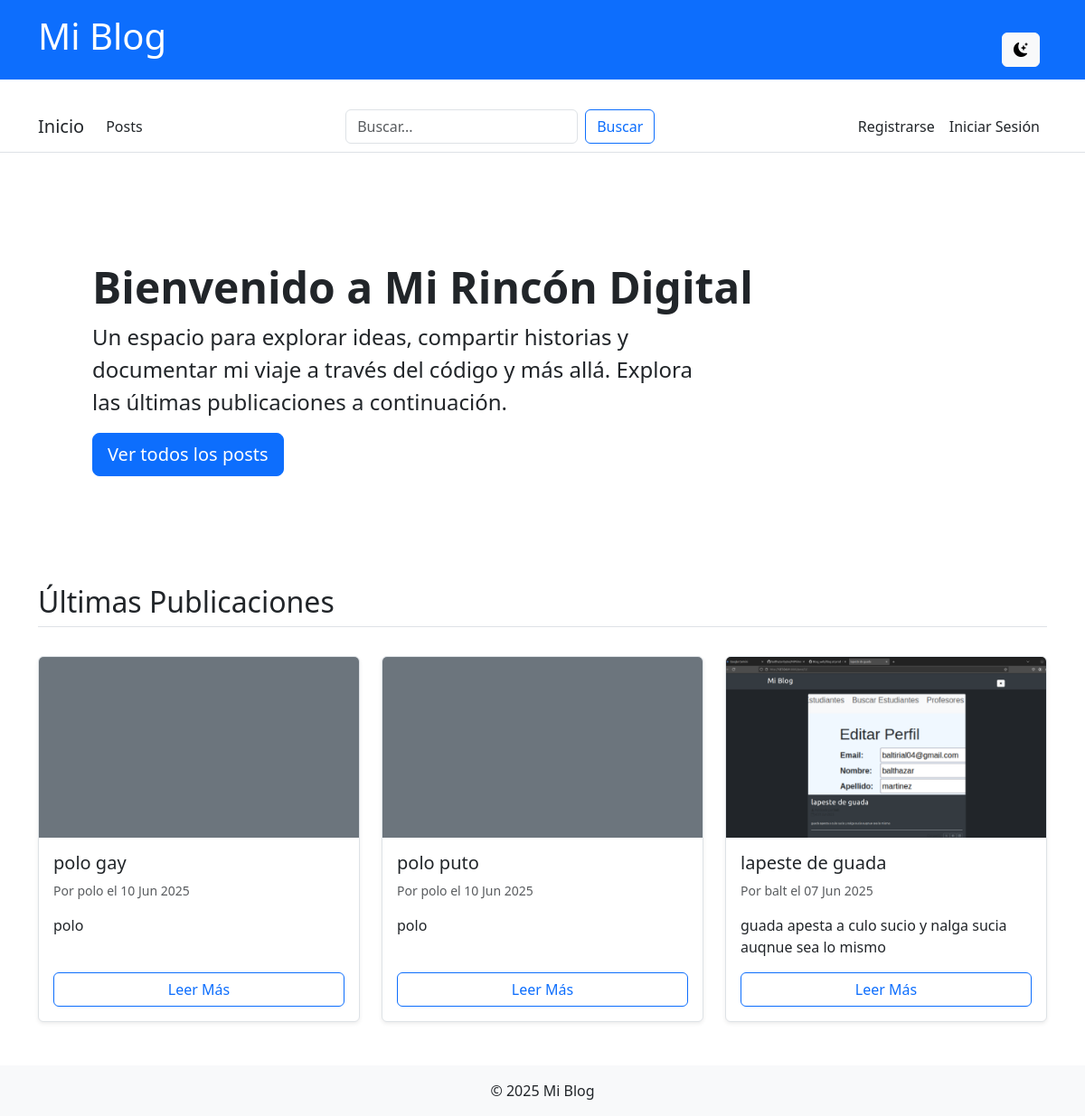
The page / on the database its author committed.
### post/models.py (models this page shows)
class Post(models.Model):
    titulo = models.CharField(max_length=200)
    contenido = models.TextField()
    fecha_publicacion = models.DateTimeField(auto_now_add=True)
    autor = models.CharField(max_length=100)
    imagen = models.ImageField(upload_to='posts/', blank=True, null=True)

### post/views.py (the view)
# urls.py: path('', inicio, name='inicio'),
def inicio(request):
    posts_recientes = Post.objects.order_by('-fecha_publicacion')[:3]
    context = {
        'posts': posts_recientes
    }
    return render(request, 'post/inicio.html', context)

### post/templates/post/inicio.html (shortened to what this page needs)
{% extends "post/base.html" %}
{% load static %}
{% block content %}
    <div class="p-5 mb-4 rounded-3 jumbotron-inicio">
        <div class="container-fluid py-5">
            <h1 class="display-5 fw-bold">Bienvenido a Mi Rincón Digital</h1>
            <p class="col-md-8 fs-4">Un espacio para explorar ideas, compartir historias y documentar mi viaje a través del código y más allá. Explora las últimas publicaciones a continuación.</p>
            <a href="{% url 'post_list' %}" class="btn btn-primary btn-lg" type="button">Ver todos los posts</a>
        </div>
    </div>
    <div class="row align-items-md-stretch section-divider">
        <div class="col-12">
            <h2 class="pb-2 border-bottom">Últimas Publicaciones</h2>
        </div>
    </div>
    <div class="row mt-4">
        {% for post in posts %}
            <div class="col-md-4 mb-4">
                <div class="card post-card h-100 shadow-sm">
                    {% if post.imagen %}
                        <img src="{{ post.imagen.url }}" class="card-img-top" alt="Imagen para {{ post.titulo }}">
                    {% else %}
                        <div class="card-img-top bg-secondary" style="height: 200px;"></div>
                    {% endif %}
                    <div class="card-body d-flex flex-column">
                        <h5 class="card-title">{{ post.titulo }}</h5>
                        <p class="card-text text-muted small">Por {{ post.autor }} el {{ post.fecha_publicacion|date:"d M Y" }}</p>
                        <p class="card-text">{{ post.contenido|truncatewords:20 }}</p>
                        <a href="{% url 'post_detail' post.pk %}" class="btn btn-outline-primary mt-auto">Leer Más</a>
                    </div>
                </div>
            </div>
        {% empty %}
            <div class="col-12">
                <p>Aún no hay publicaciones para mostrar. ¡Vuelve pronto!</p>
            </div>
        {% endfor %}
    </div>
{% endblock %}

### post/templates/post/base.html (shortened to what this page needs)
<!DOCTYPE html>
<html lang="es">
<head>
    <link href="https://cdn.jsdelivr.net/npm/bootstrap@5.3.3/dist/css/bootstrap.min.css" rel="stylesheet">
    <link rel="stylesheet" href="https://cdn.jsdelivr.net/npm/bootstrap-icons@1.11.3/font/bootstrap-icons.min.css">
</head>
<body>
    <header class="p-3 mb-4">
        <div class="container position-relative">
            <h1 class="text-white text-decoration-none"><a href="{% url 'inicio' %}" class="text-white text-decoration-none">Mi Blog</a></h1>
            <div id="theme-toggle-container">
                <button id="theme-toggle-btn" class="btn btn-light"><i class="bi bi-moon-stars-fill"></i></button>
            </div>
        </div>
    </header>
    <nav class="navbar navbar-expand-lg sticky-top mb-4">
        <div class="container">
            <a class="navbar-brand" href="{% url 'inicio' %}">Inicio</a>
            <div class="collapse navbar-collapse" id="navbarNav">
                <ul class="navbar-nav me-auto mb-2 mb-lg-0">
                    <li class="nav-item">
                        <a class="nav-link" href="{% url 'post_list' %}">Posts</a>
                    </li>
                </ul>
                <form class="d-flex" action="{% url 'buscarPost' %}" method="get" role="search">
                    <input class="form-control me-2" type="search" placeholder="Buscar..." aria-label="Buscar" name="q">
                    <button class="btn btn-outline-primary" type="submit">Buscar</button>
                </form>
                <ul class="navbar-nav ms-auto">
                    {% if user.is_authenticated %}
                        <li class="nav-item dropdown">
                            <a class="nav-link dropdown-toggle" href="#" id="navbarUserDropdown" role="button" data-bs-toggle="dropdown" aria-expanded="false">
                                <i class="bi bi-person-circle"></i> Hola, {{ user.username }}
                            </a>
                            <ul class="dropdown-menu dropdown-menu-end" aria-labelledby="navbarUserDropdown">
                                <li><a class="dropdown-item" href="#">Mi Perfil</a></li>
                                <li><hr class="dropdown-divider"></li>
                                <li>
                                    <form action="{% url 'logout' %}" method="post" class="d-inline">
                                        {% csrf_token %}
                                        <button type="submit" class="dropdown-item" style="border: none; background: none; cursor: pointer; text-align: left; width: 100%;">
                                            Cerrar Sesión
                                        </button>
                                    </form>
                                </li>
                                </ul>
                        </li>
                    {% else %}
                        <li class="nav-item">
                            <a class="nav-link" href="#">Registrarse</a>
                        </li>
                        <li class="nav-item">
                             <a class="nav-link" href="{% url 'login'%}">Iniciar Sesión</a>
                        </li>
                    {% endif %}
                </ul>
            </div>
        </div>
    </nav>
    {% block main %}
    <main class="container">
        {% block content %}{% endblock %}
    </main>
    {% endblock main %}
    <footer class="text-center py-3 mt-4">
        {% block footer %}© 2025 Mi Blog{% endblock %}
    </footer>
</body>
</html>

### post/templates/post/base.html (style rules this page uses)
:root { --bg-color: #ffffff; --text-color: #212529; --secondary-text-color: #6c757d; --card-bg-color: #fff; --border-color: #dee2e6; --link-color: #0d6efd; --header-bg: #0d6efd; --footer-bg: #f8f9fa; --navbar-bg: #ffffff; }
body { background-color: var(--bg-color); color: var(--text-color); transition: background-color 0.3s, color 0.3s; }
header { background-color: var(--header-bg) !important; }
footer { background-color: var(--footer-bg) !important; }
.post-item, .card { background-color: var(--card-bg-color); border: 1px solid var(--border-color); color: var(--text-color); }
a { color: var(--link-color); }
#theme-toggle-container { position: absolute; top: 20px; right: 20px; }
.navbar { background-color: var(--navbar-bg); border-bottom: 1px solid var(--border-color); transition: background-color 0.3s, border-bottom 0.3s; }
.navbar .nav-link, .navbar .navbar-brand, .navbar .navbar-text { color: var(--text-color) !important; }

### post/templates/post/inicio.html (style rules this page uses)
.post-card { transition: transform 0.2s ease-in-out, box-shadow 0.2s ease-in-out; }
.card-img-top { height: 200px; object-fit: cover; }

### rows shown on the page
Post: titulo "polo gay", autor "polo", fecha_publicacion "10 Jun 2025", contenido "polo"
Post: titulo "polo puto", autor "polo", fecha_publicacion "10 Jun 2025", contenido "polo"
Post: imagen (picture), titulo "lapeste de guada", autor "balt", fecha_publicacion "07 Jun 2025", contenido "guada apesta a culo sucio y nalga sucia auqnue sea lo mismo"
